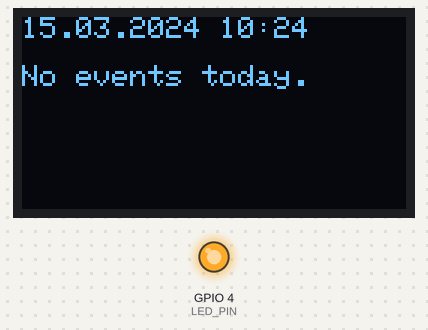
This sketch was run on a simulated ESP8266 (NodeMCU). Shown: 128×64 one-colour display, output pins drawn as LEDs (lit = HIGH). WiFi joins after 1.5 s; servers stay silent unless stated; network time is answered at once with the bench clock; uploads are accepted with an empty reply; the local clock reads 2024-03-15 10:24:30 at power-on unless the sketch sets it; what the sketch prints to the serial monitor is not drawn.

Above: at 2.4 s.
Timing chart, 0 to 3.9 s (numbered marks = the images above):
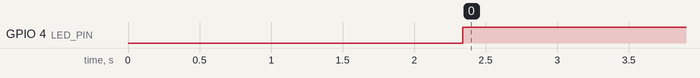

The sketch:

muellkalender-esslingen.ino
```cpp
#include <ESP8266WiFi.h>
#include <WiFiUdp.h>
#include <NTPClient.h>
#include <Wire.h>
#include <Adafruit_GFX.h>
#include <Adafruit_SSD1306.h>
#include <ESP8266HTTPClient.h>
#include <WiFiClientSecure.h>  // Include this library for secure connections

// Wi-Fi credentials
const char* ssid = "SSID";
const char* password = "KEY";

// NTP Client setup
WiFiUDP ntpUDP;
NTPClient timeClient(ntpUDP, "pool.ntp.org", 3600 * 1); // Berlin timezone (UTC+1)

// OLED display dimensions
#define SCREEN_WIDTH 128
#define SCREEN_HEIGHT 64
#define OLED_RESET -1
#define SCREEN_ADDRESS 0x3C // I2C address of the OLED display
#define OLED_SDA 14         // D6
#define OLED_SCL 12         // D5

Adafruit_SSD1306 *display;

// Link to ics calendar file. Get your link here https://www.awb-es.de/abfuhr/abfuhrtermine/abfuhrtermine-suchen.html
const char* apiUrl = "https://api.abfall.io/?kh=DaA02103019b46345f1998698563DaAd&t=ics&s=3701";

// Set DNS server to Google's DNS (8.8.8.8)
IPAddress dns1(8, 8, 8, 8);

// LED Pin (define an Alarm LED)
#define LED_PIN 4  // D2 pin on ESP8266 (GPIO4)

void setup() {
  // Initialize Serial
  Serial.begin(1000000); // Set baud rate to 1000000 (Ensure Serial Monitor matches)

  // Set DNS server
  WiFi.config(INADDR_NONE, INADDR_NONE, dns1); // Manually set DNS

  // Initialize OLED
  display = new Adafruit_SSD1306(SCREEN_WIDTH, SCREEN_HEIGHT, &Wire, OLED_RESET);
  Wire.begin(OLED_SDA, OLED_SCL);
  if (!display->begin(SSD1306_SWITCHCAPVCC, SCREEN_ADDRESS)) {
    Serial.println(F("SSD1306 allocation failed"));
    for (;;);
  }
  display->clearDisplay();
  display->setTextSize(1);
  display->setTextColor(SSD1306_WHITE);
  display->setCursor(0, 0);
  display->println("Starting...");
  display->display();

  // Connect to Wi-Fi
  display->println("Connecting to WiFi...");
  display->display();
  WiFi.begin(ssid, password);

  // Wait for Wi-Fi connection
  int attempts = 0;
  while (WiFi.status() != WL_CONNECTED) {
    delay(1000);
    attempts++;
    Serial.print(".");
    if (attempts >= 20) {
      Serial.println("WiFi connection failed");
      display->println("WiFi failed");
      display->display();
      return; // Stop setup if Wi-Fi doesn't connect
    }
  }
  Serial.println("WiFi connected");
  display->println("WiFi connected");
  display->display();

  // Initialize time client
  timeClient.begin();

  // Set LED pin as output
  pinMode(LED_PIN, OUTPUT);
}

void loop() {
  // Update time client
  timeClient.update();

  // Get current date and time
  String currentDate = getCurrentDate();  // In YYYYMMDD format
  String tomorrowDate = getTomorrowDate();  // In YYYYMMDD format

  // Fetch and display events
  String event = fetchEvents(currentDate, tomorrowDate);

  // Display date and event
  display->clearDisplay();
  display->setCursor(0, 0);
  display->println(getFormattedDate());  // Display date in dd.mm.yyyy hh:mm format
  display->println("");  // Empty line under the date

  if (event != "") {
    display->println(event);
    digitalWrite(LED_PIN, HIGH);  // Turn on LED if there are events
  } else {
    display->println("No events today.");
    digitalWrite(LED_PIN, LOW);  // Turn off LED if no events
  }

  display->display();
  delay(60000); // Update every minute
}

String getCurrentDate() {
  time_t rawTime = timeClient.getEpochTime();
  struct tm* timeInfo = gmtime(&rawTime);

  char dateBuffer[9];  // Length for "YYYYMMDD"
  strftime(dateBuffer, sizeof(dateBuffer), "%Y%m%d", timeInfo);  // Format as YYYYMMDD
  return String(dateBuffer);
}

String getTomorrowDate() {
  time_t rawTime = timeClient.getEpochTime() + 86400; // Add 1 day
  struct tm* timeInfo = gmtime(&rawTime);
  char dateBuffer[9];  // Length for "YYYYMMDD"
  strftime(dateBuffer, sizeof(dateBuffer), "%Y%m%d", timeInfo);  // Format as YYYYMMDD
  return String(dateBuffer);
}

String getFormattedDate() {
  time_t rawTime = timeClient.getEpochTime();
  struct tm* timeInfo = gmtime(&rawTime);

  char dateBuffer[11];  // Length for "dd.mm.yyyy"
  char timeBuffer[6];   // Length for "hh:mm"

  // Format date as dd.mm.yyyy
  strftime(dateBuffer, sizeof(dateBuffer), "%d.%m.%Y", timeInfo);

  // Format time as hh:mm
  strftime(timeBuffer, sizeof(timeBuffer), "%H:%M", timeInfo);

  // Combine date and time in the desired format
  String formattedDate = String(dateBuffer) + " " + String(timeBuffer);
  return formattedDate;
}

String fetchEvents(String currentDate, String tomorrowDate) {
  if (WiFi.status() != WL_CONNECTED) {
    return "No WiFi";
  }

  // DNS Resolution Check
  IPAddress ip;
  if (!WiFi.hostByName("api.abfall.io", ip)) {
    Serial.println("DNS resolution failed");
    return "DNS resolution failed";
  } else {
    Serial.println("DNS resolution succeeded");
    Serial.println(ip);
  }

  Serial.println("Starting HTTP request...");

  WiFiClientSecure client;  // Use secure client for HTTPS
  HTTPClient http;
  http.begin(client, apiUrl);  // Begin HTTP request to the API using HTTPS

  // Disabling SSL certificate validation for testing
  client.setInsecure();  // This disables certificate validation for testing

  int httpCode = http.GET(); // Perform the GET request

  // Check HTTP response code
  if (httpCode != HTTP_CODE_OK) {
    Serial.print("HTTP Error: ");
    Serial.println(httpCode);
    http.end();
    return "Error fetching events";
  }

  // Print the raw response for debugging
  String payload = http.getString();
  Serial.println("Raw API Response: ");
  Serial.println(payload);

  http.end();

  // Parse the iCalendar .ics format manually
  return parseICS(payload, currentDate, tomorrowDate);
}

String parseICS(String icsData, String currentDate, String tomorrowDate) {
  String eventSummary = "";

  // Look for all BEGIN:VEVENT and END:VEVENT blocks in the .ics data
  int eventStart = 0;
  while ((eventStart = icsData.indexOf("BEGIN:VEVENT", eventStart)) != -1) {
    int eventEnd = icsData.indexOf("END:VEVENT", eventStart);
    if (eventEnd == -1) break; // Error if there's no END:VEVENT

    String event = icsData.substring(eventStart, eventEnd);
    String eventDate = extractDate(event);

    // Extract the SUMMARY field of the event
    String summary = extractSummary(event);

    // Convert special characters
    summary = convertSpecialChars(summary);

    // Check if event date matches today or tomorrow
    if (eventDate == currentDate || eventDate == tomorrowDate) {
      if (eventSummary != "") {
        eventSummary += "\n";
      }
      eventSummary += summary;
    }

    // Move to next event
    eventStart = eventEnd;
  }

  return eventSummary.isEmpty() ? "No events today." : eventSummary;
}

String extractDate(String event) {
  int startIndex = event.indexOf("DTSTART;VALUE=DATE:") + strlen("DTSTART;VALUE=DATE:");
  int endIndex = event.indexOf("\r\n", startIndex);
  return event.substring(startIndex, endIndex);
}

String extractSummary(String event) {
  int startIndex = event.indexOf("SUMMARY:") + strlen("SUMMARY:");
  int endIndex = event.indexOf("\r\n", startIndex);
  return event.substring(startIndex, endIndex);
}

// Function to replace special characters with ASCII equivalents
String convertSpecialChars(String text) {
  text.replace("ü", "ue");
  text.replace("ö", "oe");
  text.replace("ä", "ae");
  text.replace("ß", "ss");
  text.replace("é", "e");
  text.replace("è", "e");
  text.replace("à", "a");
  // Add more replacements as needed
  return text;
}
```

Measured:
- by itself, GPIO 4 (LED_PIN): LOW → HIGH at 2.3 s
